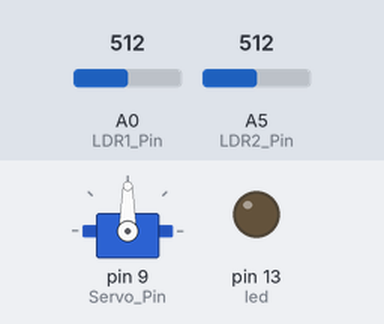
The sketch below on a simulated Arduino Uno, built with avr-gcc and run on an emulated ATmega328P. On the bench: servo, output pins drawn as LEDs (lit = HIGH). The test bench sets the inputs (shaded band); at power-on: A0 (LDR1_Pin) = 512, A5 (LDR2_Pin) = 512.

Above: at 2.2 s.
2.3 s: A0 (LDR1_Pin) set to 550
At 2.7 s:
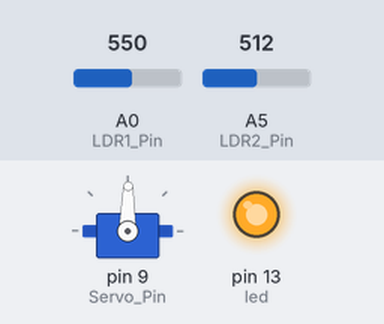
5.3 s: A0 (LDR1_Pin) set to 306
8.3 s: A5 (LDR2_Pin) set to 334
11.3 s: A5 (LDR2_Pin) set to 315
At 12.2 s:
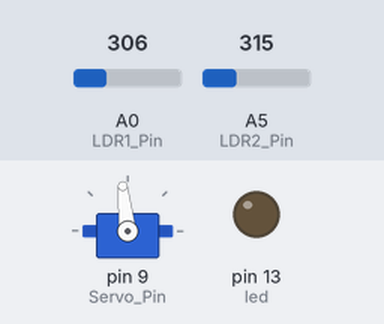
12.8 s: A0 (LDR1_Pin) set to 278
At 15.4 s:
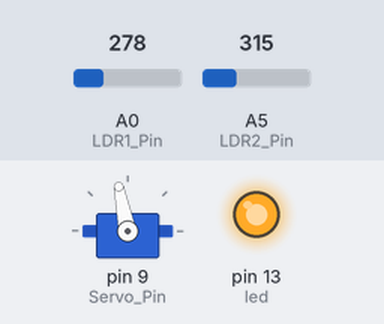
15.8 s: A0 (LDR1_Pin) set to 511
At 28.2 s:
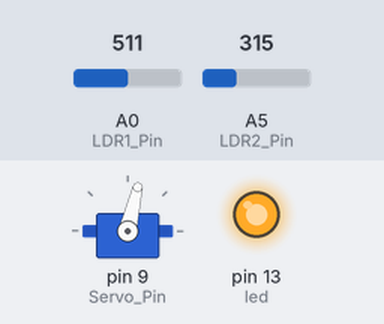
Timing chart, 0 to 28.8 s (numbered marks = the images above; inputs shaded):
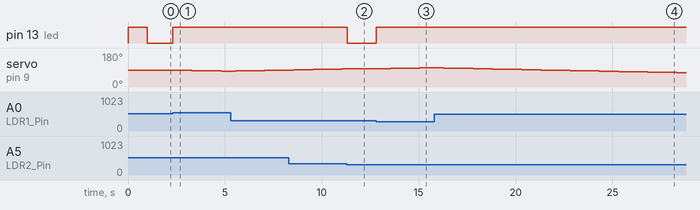

The sketch:

solar_track.ino
```cpp
#include <Servo.h>

Servo myservo;        //servo object
int LDR1_Pin = A0;    //analog pin 0
int LDR2_Pin = A5;    //analog pin 5
int Servo_Pin = 9;    //digital pin 9
float threshold = 20;   //threshold
int Servo_Delay = 250; //delay between movoment of servo
float pos = 90;              //position of servo
int LDR1;             //value stored for LDR1
int LDR2;             //value stored for LDR2
int val;              //difference of both LDRs
int led = 13;         //onboard led for status

void setup()
{
  Serial.begin(9600);         //starting serial for debug
  pinMode(led, OUTPUT);  //set led to output mode
  digitalWrite(led, HIGH);
  myservo.attach(Servo_Pin);  //set servo to pin
  myservo.write(90);          //set initial position to center position
  delay(1000);                //wait for 1 sec after initialize
  digitalWrite(led, LOW);
}

void loop()
{
  LDR1 = analogRead(LDR1_Pin);  //read LDR1 reading
  LDR2 = analogRead(LDR2_Pin);  //read LDR1 reading
  val = LDR1 - LDR2;            //difference of both LDRs

  if(val < threshold && val > (-threshold))  //value reset if lesser than threshold
      val = 0;

  if(val > 0)
    if(pos > 50)
      moveLeft();    //move servo Left

    if(val < 0)
    if(pos < 130)
      moveRight();   //move servo Right

    //debug();             //for debugging
}

void moveRight()      //move right function
{
  pos=pos+0.5;
  digitalWrite(led, HIGH);
  myservo.write(pos);
  delay(Servo_Delay);
  digitalWrite(led, LOW);
}

void moveLeft()      //move left function
{
  pos=pos-0.5;
  digitalWrite(led, HIGH);
  myservo.write(pos);
  delay(Servo_Delay);
  digitalWrite(led, LOW);
}

void debug()         //debug function
{
  Serial.print("Position : ");
  Serial.println(pos);
  Serial.print("Val : ");
  Serial.println(val);
  //Serial.print("LDR1 : ");
  //Serial.println(LDR1);
  //Serial.print("LDR2 : ");
  //Serial.println(LDR2);
}
```

Measured:
- the behaviour switches between 531 and 532 on A0 (LDR1_Pin) (found by bisection; images 0 and 1)
- the behaviour switches between 326 and 325 on A5 (LDR2_Pin) (found by bisection; images 1 and 2)
- the behaviour switches between 296 and 295 on A0 (LDR1_Pin) (found by bisection; images 2 and 3)
- after the input at 2.3 s, pin 13 (led): LOW → HIGH at once; servo on pin 9 (Servo_Pin): moves from 90° to 84° over 2.5 s, starting at once
- after the input at 11.3 s, pin 13 (led): HIGH → LOW at once; servo on pin 9 (Servo_Pin): stays 96° (without the input it goes to 97° after 0.26 s)
- after the input at 12.8 s, pin 13 (led): LOW → HIGH at once; servo on pin 9 (Servo_Pin): moves from 96° to 102° over 2.5 s, starting after 0.25 s
